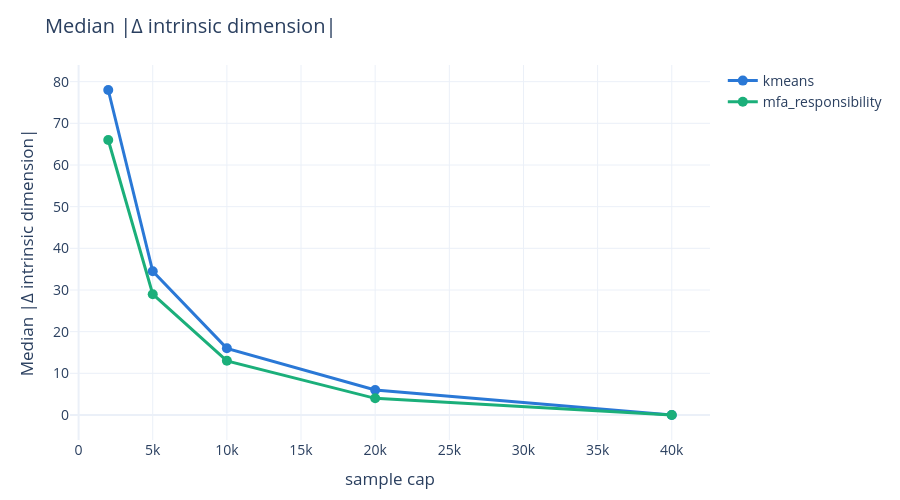
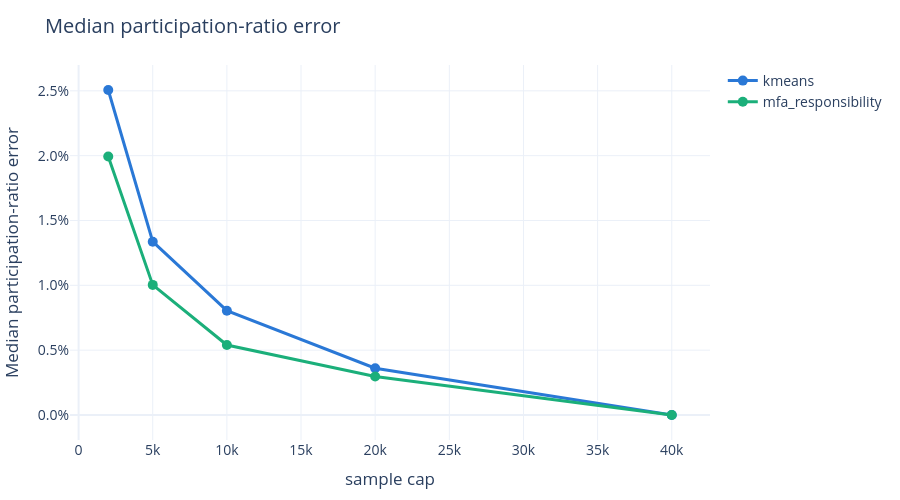
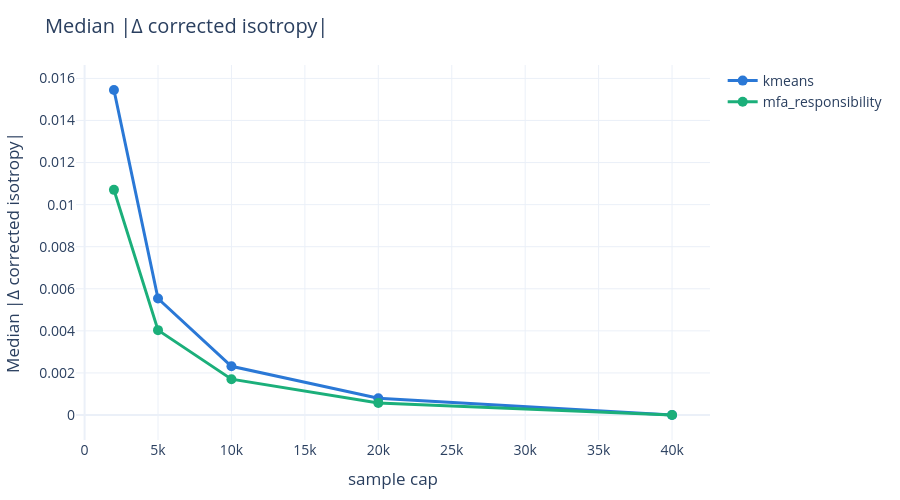
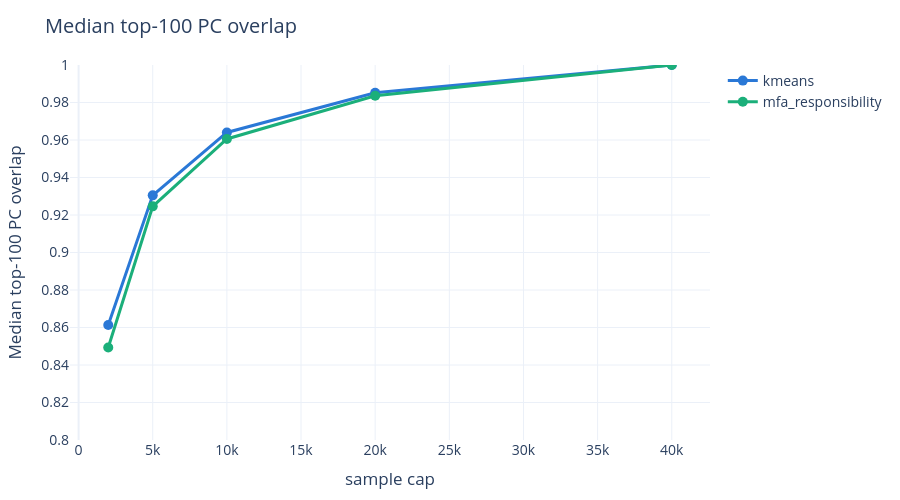

Here is the notebook cell these charts were saved with, in order:
### Code cell
colors = {'kmeans': '#2a78d6', 'mfa_responsibility': '#1baf7a'}
panels = [
    ('intrinsic_dim_abs_delta_median', 'Median |Δ intrinsic dimension|'),
    ('participation_ratio_abs_relative_error_median', 'Median participation-ratio error'),
    ('isotropy_abs_delta_median', 'Median |Δ corrected isotropy|'),
    ('pc_mean_cos2_median', 'Median top-100 PC overlap'),
]
for column, title in panels:
    fig = px.line(
        vs_reference.sort_values('sample_cap'),
        x='sample_cap', y=column, color='partition', markers=True,
        color_discrete_map=colors, template='plotly_white', title=title,
    )
    fig.update_traces(line_width=3, marker_size=10)
    fig.update_layout(
        height=500, xaxis_title='sample cap', yaxis_title=title,
        font=dict(size=14), legend_title_text='',
        margin=dict(l=70, r=30, t=65, b=60),
    )
    if column == 'participation_ratio_abs_relative_error_median':
        fig.update_yaxes(tickformat='.1%')
    if column == 'pc_mean_cos2_median':
        fig.update_yaxes(range=[0.8, 1.0])
    fig.show()

### Figure 1 — Plotly figure (JSON) as saved in the notebook; plotly's stock layout.template omitted (floating-point values rounded to 4 significant figures)
{"data": [{"hovertemplate": "partition=kmeans<br>sample_cap=%{x}<br>intrinsic_dim_abs_delta_median=%{y}<extra></extra>", "legendgroup": "kmeans", "line": {"color": "#2a78d6", "dash": "solid", "width": 3}, "marker": {"size": 10, "symbol": "circle"}, "mode": "lines+markers", "name": "kmeans", "orientation": "v", "showlegend": true, "type": "scatter", "x": [2000, 5000, 10000, 20000, 40000], "xaxis": "x", "y": [78.0, 34.5, 16.0, 6.0, 0.0], "yaxis": "y"}, {"hovertemplate": "partition=mfa_responsibility<br>sample_cap=%{x}<br>intrinsic_dim_abs_delta_median=%{y}<extra></extra>", "legendgroup": "mfa_responsibility", "line": {"color": "#1baf7a", "dash": "solid", "width": 3}, "marker": {"size": 10, "symbol": "circle"}, "mode": "lines+markers", "name": "mfa_responsibility", "orientation": "v", "showlegend": true, "type": "scatter", "x": [2000, 5000, 10000, 20000, 40000], "xaxis": "x", "y": [66.0, 29.0, 13.0, 4.0, 0.0], "yaxis": "y"}], "layout": {"font": {"size": 14}, "height": 500, "legend": {"title": {"text": ""}, "tracegroupgap": 0}, "margin": {"b": 60, "l": 70, "r": 30, "t": 65}, "title": {"text": "Median |Δ intrinsic dimension|"}, "xaxis": {"anchor": "y", "domain": [0, 1], "title": {"text": "sample cap"}}, "yaxis": {"anchor": "x", "domain": [0, 1], "title": {"text": "Median |Δ intrinsic dimension|"}}}}

### Figure 2 — Plotly figure (JSON) as saved in the notebook; plotly's stock layout.template omitted (floating-point values rounded to 4 significant figures)
{"data": [{"hovertemplate": "partition=kmeans<br>sample_cap=%{x}<br>participation_ratio_abs_relative_error_median=%{y}<extra></extra>", "legendgroup": "kmeans", "line": {"color": "#2a78d6", "dash": "solid", "width": 3}, "marker": {"size": 10, "symbol": "circle"}, "mode": "lines+markers", "name": "kmeans", "orientation": "v", "showlegend": true, "type": "scatter", "x": [2000, 5000, 10000, 20000, 40000], "xaxis": "x", "y": [0.02506, 0.01336, 0.008043, 0.003606, 0.0], "yaxis": "y"}, {"hovertemplate": "partition=mfa_responsibility<br>sample_cap=%{x}<br>participation_ratio_abs_relative_error_median=%{y}<extra></extra>", "legendgroup": "mfa_responsibility", "line": {"color": "#1baf7a", "dash": "solid", "width": 3}, "marker": {"size": 10, "symbol": "circle"}, "mode": "lines+markers", "name": "mfa_responsibility", "orientation": "v", "showlegend": true, "type": "scatter", "x": [2000, 5000, 10000, 20000, 40000], "xaxis": "x", "y": [0.01993, 0.01003, 0.005397, 0.002964, 0.0], "yaxis": "y"}], "layout": {"font": {"size": 14}, "height": 500, "legend": {"title": {"text": ""}, "tracegroupgap": 0}, "margin": {"b": 60, "l": 70, "r": 30, "t": 65}, "title": {"text": "Median participation-ratio error"}, "xaxis": {"anchor": "y", "domain": [0, 1], "title": {"text": "sample cap"}}, "yaxis": {"anchor": "x", "domain": [0, 1], "tickformat": ".1%", "title": {"text": "Median participation-ratio error"}}}}

### Figure 3 — Plotly figure (JSON) as saved in the notebook; plotly's stock layout.template omitted (floating-point values rounded to 4 significant figures)
{"data": [{"hovertemplate": "partition=kmeans<br>sample_cap=%{x}<br>isotropy_abs_delta_median=%{y}<extra></extra>", "legendgroup": "kmeans", "line": {"color": "#2a78d6", "dash": "solid", "width": 3}, "marker": {"size": 10, "symbol": "circle"}, "mode": "lines+markers", "name": "kmeans", "orientation": "v", "showlegend": true, "type": "scatter", "x": [2000, 5000, 10000, 20000, 40000], "xaxis": "x", "y": [0.01545, 0.005534, 0.002315, 0.0007996, 0.0], "yaxis": "y"}, {"hovertemplate": "partition=mfa_responsibility<br>sample_cap=%{x}<br>isotropy_abs_delta_median=%{y}<extra></extra>", "legendgroup": "mfa_responsibility", "line": {"color": "#1baf7a", "dash": "solid", "width": 3}, "marker": {"size": 10, "symbol": "circle"}, "mode": "lines+markers", "name": "mfa_responsibility", "orientation": "v", "showlegend": true, "type": "scatter", "x": [2000, 5000, 10000, 20000, 40000], "xaxis": "x", "y": [0.0107, 0.004034, 0.001703, 0.0005763, 0.0], "yaxis": "y"}], "layout": {"font": {"size": 14}, "height": 500, "legend": {"title": {"text": ""}, "tracegroupgap": 0}, "margin": {"b": 60, "l": 70, "r": 30, "t": 65}, "title": {"text": "Median |Δ corrected isotropy|"}, "xaxis": {"anchor": "y", "domain": [0, 1], "title": {"text": "sample cap"}}, "yaxis": {"anchor": "x", "domain": [0, 1], "title": {"text": "Median |Δ corrected isotropy|"}}}}

### Figure 4 — Plotly figure (JSON) as saved in the notebook; plotly's stock layout.template omitted (floating-point values rounded to 4 significant figures)
{"data": [{"hovertemplate": "partition=kmeans<br>sample_cap=%{x}<br>pc_mean_cos2_median=%{y}<extra></extra>", "legendgroup": "kmeans", "line": {"color": "#2a78d6", "dash": "solid", "width": 3}, "marker": {"size": 10, "symbol": "circle"}, "mode": "lines+markers", "name": "kmeans", "orientation": "v", "showlegend": true, "type": "scatter", "x": [2000, 5000, 10000, 20000, 40000], "xaxis": "x", "y": [0.8613, 0.9305, 0.964, 0.9852, 1.0], "yaxis": "y"}, {"hovertemplate": "partition=mfa_responsibility<br>sample_cap=%{x}<br>pc_mean_cos2_median=%{y}<extra></extra>", "legendgroup": "mfa_responsibility", "line": {"color": "#1baf7a", "dash": "solid", "width": 3}, "marker": {"size": 10, "symbol": "circle"}, "mode": "lines+markers", "name": "mfa_responsibility", "orientation": "v", "showlegend": true, "type": "scatter", "x": [2000, 5000, 10000, 20000, 40000], "xaxis": "x", "y": [0.8494, 0.9246, 0.9606, 0.9836, 1.0], "yaxis": "y"}], "layout": {"font": {"size": 14}, "height": 500, "legend": {"title": {"text": ""}, "tracegroupgap": 0}, "margin": {"b": 60, "l": 70, "r": 30, "t": 65}, "title": {"text": "Median top-100 PC overlap"}, "xaxis": {"anchor": "y", "domain": [0, 1], "title": {"text": "sample cap"}}, "yaxis": {"anchor": "x", "domain": [0, 1], "range": [0.8, 1], "title": {"text": "Median top-100 PC overlap"}}}}
